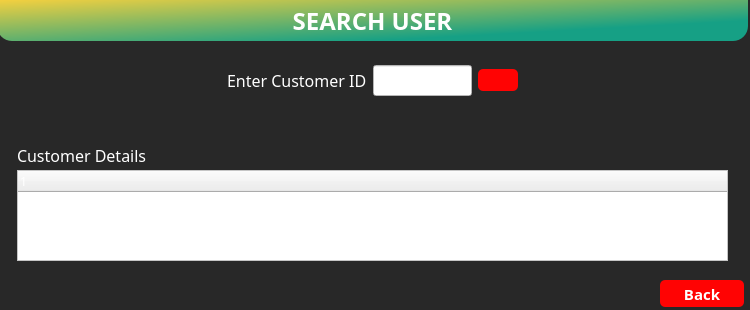
<?xml version="1.0" encoding="UTF-8"?>
<ui version="4.0">
 <class>searchUsers</class>
 <widget class="QDialog" name="searchUsers">
  <property name="geometry">
   <rect>
    <x>0</x>
    <y>0</y>
    <width>750</width>
    <height>310</height>
   </rect>
  </property>
  <property name="windowTitle">
   <string>Dialog</string>
  </property>
  <property name="styleSheet">
   <string notr="true">*{font-family:century gothic;
color:white;
}
#head{
border-bottom-left-radius:15px;
border-bottom-right-radius:15px;
background: qlineargradient(spread:pad, x1:0, y1:0, x2:1, y2:1, stop:0 #F4D03F, stop:0.75 #16A085);
font-size:24px;
font-weight:bold;
}
#searchUsers{
background:#282828;
}
QLineEdit{
font-size:16px;
background:white;
color:black;
font-weight:bold;
}
QTreeWidget{
color:black;
background:white;
}
QLabel{
font-size:16px;
}
QPushButton {
font-size:15px;
font-weight:bold;
border:none;
border-radius:5px;
background: #ff0303;
}

QPushButton:hover {
background:#49ebff;
color:black;
}</string>
  </property>
  <widget class="QTreeWidget" name="CustomerDetialsView">
   <property name="geometry">
    <rect>
     <x>17</x>
     <y>170</y>
     <width>711</width>
     <height>91</height>
    </rect>
   </property>
   <column>
    <property name="text">
     <string notr="true">1</string>
    </property>
   </column>
  </widget>
  <widget class="QLabel" name="head">
   <property name="geometry">
    <rect>
     <x>-3</x>
     <y>0</y>
     <width>751</width>
     <height>41</height>
    </rect>
   </property>
   <property name="text">
    <string>SEARCH USER</string>
   </property>
   <property name="alignment">
    <set>Qt::AlignCenter</set>
   </property>
  </widget>
  <widget class="QLabel" name="CustomerDetialsLabel">
   <property name="geometry">
    <rect>
     <x>17</x>
     <y>145</y>
     <width>141</width>
     <height>21</height>
    </rect>
   </property>
   <property name="text">
    <string>Customer Details</string>
   </property>
  </widget>
  <widget class="QWidget" name="horizontalLayoutWidget">
   <property name="geometry">
    <rect>
     <x>227</x>
     <y>60</y>
     <width>291</width>
     <height>41</height>
    </rect>
   </property>
   <layout class="QHBoxLayout" name="horizontalLayout">
    <item>
     <widget class="QLabel" name="getCustomerIdLabel">
      <property name="text">
       <string>Enter Customer ID</string>
      </property>
     </widget>
    </item>
    <item>
     <widget class="QLineEdit" name="getCustomerIdEdit"/>
    </item>
    <item>
     <widget class="QPushButton" name="searchButton">
      <property name="text">
       <string/>
      </property>
      <property name="icon">
       <iconset resource="pics.qrc">
        <normaloff>:/search.svg</normaloff>:/search.svg</iconset>
      </property>
      <property name="iconSize">
       <size>
        <width>25</width>
        <height>25</height>
       </size>
      </property>
     </widget>
    </item>
   </layout>
  </widget>
  <widget class="QPushButton" name="cancelButton">
   <property name="geometry">
    <rect>
     <x>660</x>
     <y>280</y>
     <width>84</width>
     <height>27</height>
    </rect>
   </property>
   <property name="text">
    <string>Back</string>
   </property>
  </widget>
 </widget>
 <resources>
  <include location="pics.qrc"/>
 </resources>
 <connections/>
</ui>
